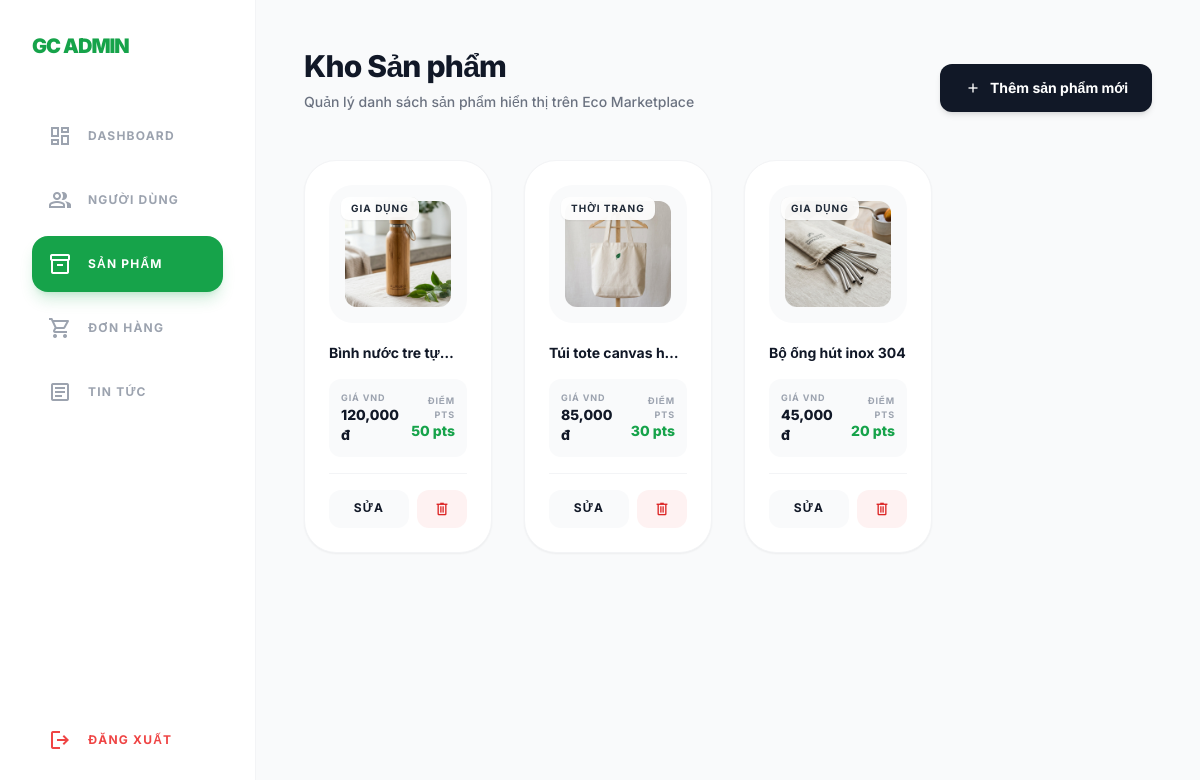
/admin/products.php, run on the app's committed database.
### tables this page shows
CREATE TABLE `products` (
  `id` int(11) NOT NULL AUTO_INCREMENT,
  `name` varchar(255) NOT NULL,
  `description` text DEFAULT NULL,
  `price_vnd` int(11) NOT NULL,
  `max_pts` int(11) NOT NULL DEFAULT 0,
  `category` varchar(50) DEFAULT 'Khác',
  `image` varchar(255) DEFAULT NULL,
  `stock` int(11) DEFAULT 100,
  `created_at` timestamp DEFAULT current_timestamp(),
  PRIMARY KEY (`id`)
);

### admin/products.php (the view, shortened to what this page needs)
<?php
require_once '../includes/db.php';
try {
    $stmt = $pdo->query("SELECT * FROM products ORDER BY created_at DESC");
    $products = $stmt->fetchAll(PDO::FETCH_ASSOC);
} catch (PDOException $e) {
    die("Lỗi cơ sở dữ liệu: " . $e->getMessage());
}
?>
<!DOCTYPE html>
<html lang="vi">
<head>
    <script src="https://cdn.tailwindcss.com"></script>
</head>
<body class="bg-gray-50 flex min-h-screen text-gray-900">
    <aside class="w-64 bg-white border-r border-gray-100 flex flex-col p-8 fixed inset-y-0">
        <h1 class="text-xl font-black text-green-600 tracking-tighter mb-12">GC ADMIN</h1>
        <nav class="flex-grow space-y-2">
            <a href="dashboard.php" class="flex items-center gap-4 p-4 text-gray-400 hover:text-gray-900 hover:bg-gray-50 rounded-2xl font-bold transition-all">
                <span class="material-symbols-outlined">dashboard</span>
                <span class="text-xs uppercase tracking-widest">Dashboard</span>
            </a>
            <a href="users.php" class="flex items-center gap-4 p-4 text-gray-400 hover:text-gray-900 hover:bg-gray-50 rounded-2xl font-bold transition-all">
                <span class="material-symbols-outlined">group</span>
                <span class="text-xs uppercase tracking-widest">Người dùng</span>
            </a>
            <a href="products.php" class="flex items-center gap-4 p-4 bg-green-600 text-white rounded-2xl font-bold shadow-lg shadow-green-600/20">
                <span class="material-symbols-outlined">inventory_2</span>
                <span class="text-xs uppercase tracking-widest">Sản phẩm</span>
            </a>
            <a href="orders.php" class="flex items-center gap-4 p-4 text-gray-400 hover:text-gray-900 hover:bg-gray-50 rounded-2xl font-bold transition-all">
                <span class="material-symbols-outlined">shopping_cart</span>
                <span class="text-xs uppercase tracking-widest">Đơn hàng</span>
            </a>
            <a href="news.php" class="flex items-center gap-4 p-4 text-gray-400 hover:text-gray-900 hover:bg-gray-50 rounded-2xl font-bold transition-all">
                <span class="material-symbols-outlined">article</span>
                <span class="text-xs uppercase tracking-widest">Tin tức</span>
            </a>
        </nav>
        <div class="mt-auto pt-8">
            <a href="../auth/logout.php" class="flex items-center gap-4 p-4 text-red-500 hover:text-red-700 hover:bg-red-50 rounded-2xl font-bold transition-all">
                <span class="material-symbols-outlined">logout</span>
                <span class="text-xs uppercase tracking-widest">Đăng xuất</span>
            </a>
        </div>
    </aside>
    <main class="flex-grow ml-64 p-12">
        <div class="flex justify-between items-end mb-12">
            <div>
                <h2 class="text-3xl font-extrabold tracking-tight text-gray-900">Kho Sản phẩm</h2>
                <p class="text-gray-500 text-sm font-medium mt-2">Quản lý danh sách sản phẩm hiển thị trên Eco Marketplace</p>
            </div>
            <a href="product_form.php" class="px-6 py-3.5 bg-gray-900 text-white font-bold rounded-xl text-sm hover:bg-gray-800 transition-all shadow-md flex items-center gap-2">
                <span class="material-symbols-outlined text-[18px]">add</span>
                Thêm sản phẩm mới
            </a>
        </div>
        <div class="grid grid-cols-1 md:grid-cols-2 lg:grid-cols-4 gap-8">
            <?php foreach($products as $p): ?>
            <div class="bg-white p-6 rounded-[2rem] shadow-sm border border-gray-100 group hover:shadow-md transition-all duration-300 flex flex-col">
                <div class="aspect-square bg-gray-50 rounded-[1.5rem] overflow-hidden mb-5 relative p-4">
                    <?php
                    $imgSrc = $p['image'];
                    if (!preg_match('/^http/', $imgSrc)) {
                        $imgSrc = '../' . ltrim($imgSrc, '/');
                    }
                    ?>
                    <img src="<?= htmlspecialchars($imgSrc) ?>" alt="<?= htmlspecialchars($p['name']) ?>" class="w-full h-full object-contain group-hover:scale-105 transition-transform duration-500 rounded-xl">
                    <div class="absolute top-3 left-3 bg-white/90 backdrop-blur-md px-2.5 py-1 rounded-lg text-[10px] font-bold text-gray-800 uppercase tracking-widest shadow-sm">
                        <?= htmlspecialchars($p['category']) ?>
                    </div>
                </div>
                <h4 class="font-bold text-gray-900 mb-1 line-clamp-1 text-sm"><?= htmlspecialchars($p['name']) ?></h4>
                <div class="flex justify-between items-center bg-gray-50 p-3 rounded-xl mb-4">
                    <div>
                        <p class="text-[9px] font-bold text-gray-400 uppercase tracking-widest">Giá VND</p>
                        <p class="text-sm font-extrabold text-gray-900"><?= number_format($p['price_vnd']) ?> đ</p>
                    </div>
                    <div class="text-right">
                        <p class="text-[9px] font-bold text-gray-400 uppercase tracking-widest">Điểm PTS</p>
                        <p class="text-sm font-extrabold text-green-600"><?= number_format($p['max_pts']) ?> pts</p>
                    </div>
                </div>
                <div class="flex gap-2 border-t border-gray-100 pt-4">
                    <a href="product_form.php?id=<?= $p['id'] ?>" class="flex-1 py-2.5 bg-gray-50 text-gray-900 font-bold rounded-xl text-xs uppercase tracking-widest text-center hover:bg-gray-100 transition-colors">Sửa</a>
                    <form action="product_process.php" method="POST" class="inline" onsubmit="return confirm('Bạn có chắc muốn xóa sản phẩm này không?');">
                        <button type="submit" class="px-4 py-2.5 bg-red-50 text-red-600 rounded-xl hover:bg-red-100 transition-colors flex items-center justify-center">
                            <span class="material-symbols-outlined text-[18px]">delete</span>
                        </button>
                    </form>
                </div>
            </div>
            <?php endforeach; ?>
        </div>
    </main>
</body>
</html>

### admin/products.php (style rules this page uses)
body { font-family: 'Inter', sans-serif; }

### data on the page
products: image (picture), category "GIA DỤNG", name "Bình nước tre…", price_vnd "120,000", max_pts "50"
products: image (picture), category "THỜI TRANG", name "Túi tote canvas…", price_vnd "85,000", max_pts "30"
products: image (picture), category "GIA DỤNG", name "Bộ ống hút inox 304", price_vnd "45,000", max_pts "20"
